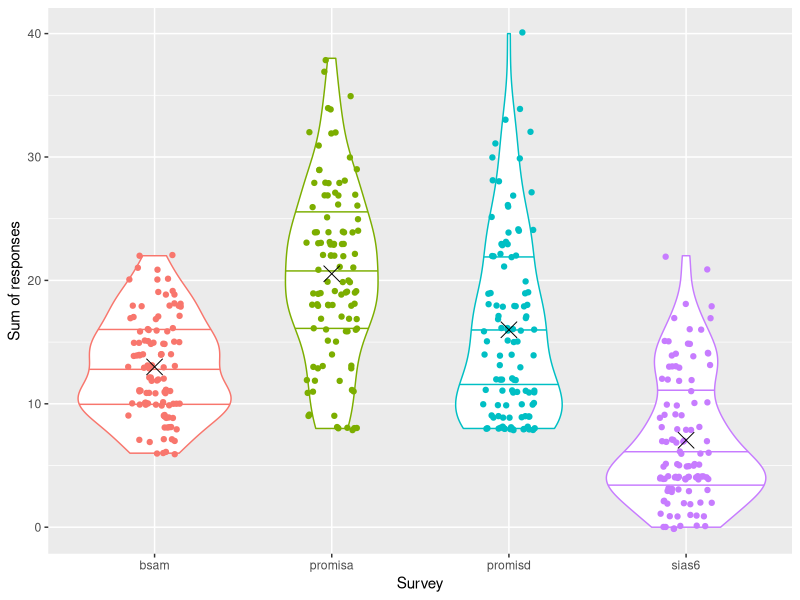
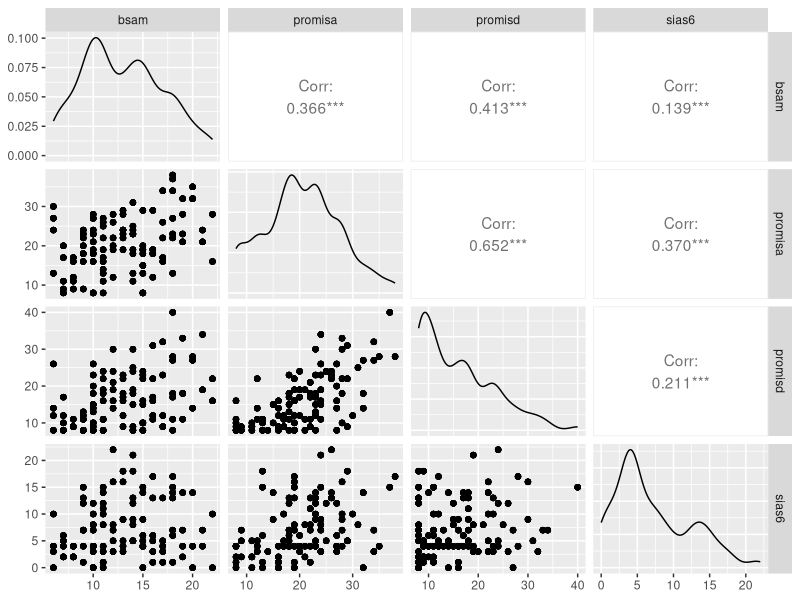

Recreate these plots in R, in order. (Note: this script raises an error after producing the figures.)
## ---- chunk 1
knitr::opts_chunk$set(echo = TRUE)
library(tidyverse)
library(GGally)
library(viridis)
this_file = "05-Exploratory"
## ---- chunk 2
rsvpData = read.csv("rsvpData.csv")
rsvpAggregate = read.csv("rsvpAggregate.csv")
## ---- chunk 3
rsvpAggregate = rsvpAggregate |>
  mutate(t1_level = toupper(substr(t1_level, 1, 1)),
         t2_level = toupper(substr(t2_level, 1, 1)))
## ---- chunk 4
print(length(unique(rsvpData$sub)))
## ---- chunk 5
filtert1acc = FALSE
if (filtert1acc) {
  outlierSubs = c(109, 127, 132, 149, 162, 167, 180, 184, 187, 189,
                  194, 212, 217, 245, 248, 251, 255, 260, 261, 269,
                  277, 302, 304, 308, 312, 316, 325)
  rsvpAggregate = rsvpAggregate |>
    filter(!(sub %in% outlierSubs))
  rsvpData = rsvpData |>
    filter(!(sub %in% outlierSubs))
}
## ---- chunk 6
filtert1accextreme = FALSE
if (filtert1accextreme) {
  x = rsvpAggregate |>
    group_by(sub) |>
    summarize(t1acc = mean(t1acc), .groups="drop")
  t1acc_median = median(x$t1acc)
  subToKeep = x$sub[x$t1acc >= t1acc_median]
  rsvpAggregate = rsvpAggregate |>
    filter(sub %in% subToKeep)
  rsvpData = rsvpData |>
    filter(sub %in% subToKeep)
}
## ---- chunk 7
print(length(unique(rsvpData$sub)))
## ---- chunk 8
rsvpAggregate |>
  pivot_longer(bsam:promisd, names_to = "survey", values_to = "x") |>
  group_by(sub, survey) |>
  summarize(sum=max(x), .groups="drop") |>
  drop_na(sum) |> 
  ggplot(aes(factor(survey), sum, color=survey)) +
  geom_violin(draw_quantiles=c(.25, .5, .75)) +
  geom_jitter(width=.15, height=.15) +
  theme(legend.position = "none") +
  stat_summary(fun=mean, geom="point", color="black", shape="cross", size=5) +
  #scale_color_viridis(discrete=TRUE) +
  labs(x="Survey", y="Sum of responses")
## ---- chunk 9
columns = c("bsam", "promisa", "promisd", "sias6")
rsvpAggregate |>
  select(all_of(columns)) |>
  drop_na(everything()) |>
  ggpairs()
## ---- chunk 10
x = rsvpAggregate |>
  group_by(sub) |>
  summarize(bsam=mean(bsam),
            promisa=mean(promisa),
            promisd=mean(promisd),
            sias6=mean(sias6))
x |> arrange(bsam) |> tail(10)
x |> arrange(promisa) |> tail(10)
x |> arrange(promisd) |> tail(10)
x |> arrange(sias6) |> tail(10)
## ---- chunk 11
x = rsvpData |>
  filter(blocktyp == "Experiment" & trial_type == "exp") |>
  filter(t1_acc >= 0 & t2_acc >= 0) |>
  group_by(sub, t1_level, t2_level, t2_lag) |>
  summarize(numcor = sum(t1_acc), .groups="drop") |>
  ungroup()

x |>
  arrange(numcor) |>
  head(15)

# Count cells with fewer than this many correct T1 responses
cutoff = 5

x |>
  group_by(sub) |>
  summarize(nlowacc = sum(numcor < cutoff), .groups="drop") |>
  select(sub, nlowacc) |>
  arrange(nlowacc) |>
  tail(10)
## ---- chunk 12
subsWithLowT1Acc = x |>
  filter(numcor < cutoff) |>
  select(sub) |>
  distinct()

subsWithLowT1Acc$sub
## ---- chunk 13
rsvpAggregate |>
  unite("cell", t1_level, t2_level, t2_lag) |>
  ggplot(aes(factor(cell), t1acc)) +
  geom_violin(draw_quantiles=c(.25, .5, .75)) +
  geom_jitter(width=.15, height=0, color="black", shape="circle open") +
  theme(legend.position = "none") +
  stat_summary(fun=mean, geom="point", color="red", shape="cross", size=5)
## ---- chunk 14
rsvpAggregate |>
  filter(t2_lag > 0) |>
  unite("cell", t2_lag, t1_level, t2_level) |>
  ggplot(aes(factor(cell), t2acc)) +
  geom_violin(draw_quantiles=c(.25, .5, .75)) +
  geom_jitter(width=.15, height=0, color="black", shape="circle open") +
  theme(legend.position = "none") +
  stat_summary(fun=mean, geom="point", color="red", shape="cross", size=5)
## ---- chunk 15
rsvpAggregate |>
  filter(t2_lag > 0) |>
  drop_na(t2t1acc) |>
  unite("cell", t2_lag, t1_level, t2_level) |>
  ggplot(aes(factor(cell), t2t1acc)) +
  geom_violin(draw_quantiles=c(.25, .5, .75)) +
  geom_jitter(width=.15, height=0, color="black", shape="circle open") +
  theme(legend.position = "none") +
  stat_summary(fun=mean, geom="point", color="red", shape="cross", size=5)
## ---- chunk 16
rsvpAggregate |>
  drop_na(t2t1acc) |>
  filter(t2_lag > 0) |>
  unite("cell", t1_level, t2_level) |>
  ggplot(aes(x=bsam, y=t2t1acc, color=cell)) +
  geom_point() +
  geom_smooth(method="lm", formula=y~x, se=FALSE) +
  coord_cartesian(ylim = c(0.0, 1.0)) +
  facet_wrap(~t2_lag)

doModel = function(dat) lm(t2t1acc ~ bsam, dat)
getSlope = function(mod) coef(mod)[2]
getSig = function(mod) summary(mod)$coef[2, 4]
getRsq = function(mod) summary(mod)$r.squared

rsvpAggregate |>
  group_by(t2_lag, t1_level, t2_level) |>
  nest() |>
  mutate(model = map(data, doModel)) |>
  mutate(beta = map(model, getSlope),
         sig = map(model, getSig),
         r2 = map(model, getRsq)) |>
  select(!model) |>
  unnest(col=everything()) |>
  summarize(slope=mean(beta),
            p = mean(sig),
            rsq = mean(r2),
            .groups = "drop")
## ---- chunk 17
rsvpAggregate |>
  drop_na(t2t1acc) |>
  filter(t2_lag > 0) |>
  unite("cell", t1_level, t2_level) |>
  ggplot(aes(x=promisa, y=t2t1acc, color=cell)) +
  geom_point() +
  geom_smooth(method="lm", formula=y~x, se=FALSE) +
  coord_cartesian(ylim = c(0.0, 1.0)) +
  facet_wrap(~t2_lag)

doModel = function(dat) lm(t2t1acc ~ promisa, dat)
getSlope = function(mod) coef(mod)[2]
getSig = function(mod) summary(mod)$coef[2, 4]
getRsq = function(mod) summary(mod)$r.squared

rsvpAggregate |>
  group_by(t2_lag, t1_level, t2_level) |>
  nest() |>
  mutate(model = map(data, doModel)) |>
  mutate(beta = map(model, getSlope),
         sig = map(model, getSig),
         r2 = map(model, getRsq)) |>
  select(!model) |>
  unnest(col=everything()) |>
  summarize(slope=mean(beta),
            p = mean(sig),
            rsq = mean(r2),
            .groups = "drop")
## ---- chunk 18
rsvpAggregate |>
  drop_na(t2t1acc) |>
  filter(t2_lag > 0) |>
  unite("cell", t1_level, t2_level) |>
  ggplot(aes(x=sias6, y=t2t1acc, color=cell)) +
  geom_point() +
  geom_smooth(method="lm", formula=y~x, se=FALSE) +
  coord_cartesian(ylim = c(0.0, 1.0)) +
  facet_wrap(~t2_lag)

doModel = function(dat) lm(t2t1acc ~ sias6, dat)
getSlope = function(mod) coef(mod)[2]
getSig = function(mod) summary(mod)$coef[2, 4]
getRsq = function(mod) summary(mod)$r.squared

rsvpAggregate |>
  group_by(t2_lag, t1_level, t2_level) |>
  nest() |>
  mutate(model = map(data, doModel)) |>
  mutate(beta = map(model, getSlope),
         sig = map(model, getSig),
         r2 = map(model, getRsq)) |>
  select(!model) |>
  unnest(col=everything()) |>
  summarize(slope=mean(beta),
            p = mean(sig),
            rsq = mean(r2),
            .groups = "drop")
## ---- chunk 19
rsvpAggregate |>
  drop_na(t2t1acc) |>
  filter(t2_lag > 0) |>
  unite("cell", t1_level, t2_level) |>
  ggplot(aes(x=promisd, y=t2t1acc, color=cell)) +
  geom_point() +
  geom_smooth(method="lm", formula=y~x, se=FALSE) +
  coord_cartesian(ylim = c(0.0, 1.0)) +
  facet_wrap(~t2_lag)

doModel = function(dat) lm(t2t1acc ~ promisd, dat)
getSlope = function(mod) coef(mod)[2]
getSig = function(mod) summary(mod)$coef[2, 4]
getRsq = function(mod) summary(mod)$r.squared

rsvpAggregate |>
  group_by(t2_lag, t1_level, t2_level) |>
  nest() |>
  mutate(model = map(data, doModel)) |>
  mutate(beta = map(model, getSlope),
         sig = map(model, getSig),
         r2 = map(model, getRsq)) |>
  select(!model) |>
  unnest(col=everything()) |>
  summarize(slope=mean(beta),
            p = mean(sig),
            rsq = mean(r2),
            .groups = "drop")
## ---- chunk 20
x = rsvpData |>
  filter(blocktyp == "Experiment" & trial_type == "exp") |>
  filter(t1_acc >= 0 & t2_acc >= 0) |>
  group_by(t1_level, t1) |>
  summarize(t1acc = mean(t1_acc), .groups="drop") |>
  ungroup()

x |>
  ggplot(mapping=aes(t1, t1acc, group=t1_level, fill=t1_level)) +
  coord_cartesian(ylim = c(0.5, 1.0)) +
  geom_col(position = "dodge")

y = x |>
  pivot_wider(names_from = t1_level, values_from = t1acc) |>
  mutate(local_adv = local - global)

y

y |>
  summarize(avg_local_adv = mean(local_adv),
            sum_local_adv = sum(local_adv))

x = rsvpData |>
  filter(blocktyp == "Experiment" & trial_type == "exp") |>
  filter(t1_acc >= 0 & t2_acc >= 0) |>
  group_by(t1_level, t1) |>
  summarize(freq = n(), .groups="drop") |>
  ungroup() |>
  pivot_wider(names_from = t1_level, values_from = freq) |>
  mutate(local_adv = local - global)

x

x |>
  summarize(gmean = mean(global),
            gsd = sqrt(var(global)),
            lmean = mean(local),
            lsd = sqrt(var(global)))
## ---- chunk 21
rsvpData |>
  filter(blocktyp == "Experiment" & trial_type == "exp") |>
  filter(t1_acc >= 0 & t2_acc >= 0) |>
  mutate(t1_resp = toupper(t1_resp)) |>
  group_by(t1_level, t1, t1_resp) |>
  summarize(n = n(), .groups="drop") |>
  ungroup() |>
  pivot_wider(names_from = t1_resp, values_from = n)
## ---- chunk 22
rsvpData |>
  filter(blocktyp == "Experiment" & trial_type == "exp") |>
  filter(t1_acc >= 0 & t2_acc >= 0) |>
  mutate(t1_pos = factor(t1_pos),
         t2_lag = factor(t2_lag),
         t1_level = factor(t1_level)) |>
  group_by(t1_level, t1_pos, t2_lag) |>
  summarize(t1acc = mean(t1_acc), .groups="keep") |>
  ggplot(mapping = aes(x=t1_pos, y=t1acc, color=t2_lag)) +
  geom_line(mapping=aes(group=t2_lag)) +
  geom_point() +
  facet_wrap(~ t1_level) +
  coord_cartesian(ylim = c(0.5, 1.0))
